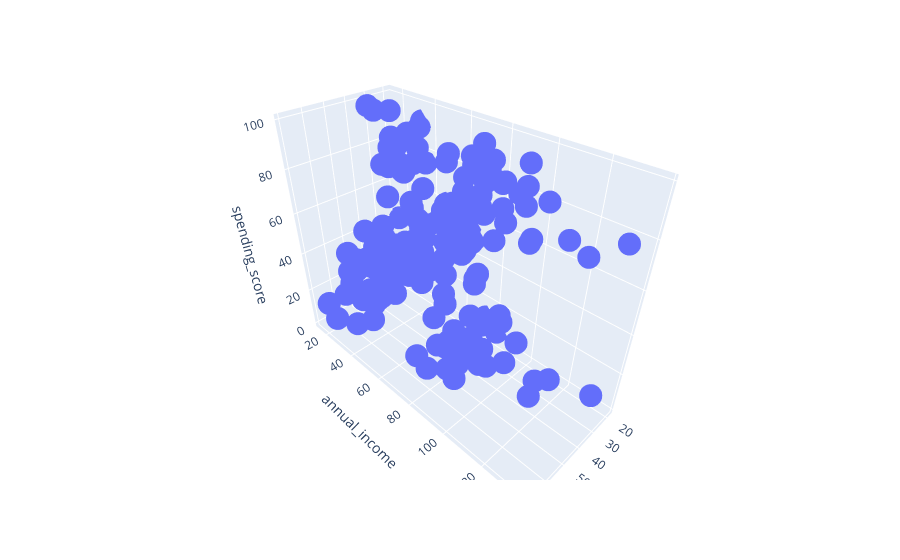

The code cell stored with this chart in its notebook:
### Code cell
import plotly.express as px

fig = px.scatter_3d(df, 
                    x='age',
                    y='annual_income',
                    z='spending_score',
#                     color='gender'
                   )
fig.show();

### Figure 1 — Plotly figure (JSON) as saved in the notebook; plotly's stock layout.template omitted (floating-point values rounded to 4 significant figures; data arrays with more than 128 entries replaced by an {"elided": "..."} marker saying what was removed)
{"data": [{"hovertemplate": "age=%{x}<br>annual_income=%{y}<br>spending_score=%{z}<extra></extra>", "legendgroup": "", "marker": {"color": "#636efa", "symbol": "circle"}, "mode": "markers", "name": "", "scene": "scene", "showlegend": false, "type": "scatter3d", "x": {"elided": "200 int values"}, "y": {"elided": "200 int values"}, "z": {"elided": "200 int values"}}], "layout": {"legend": {"tracegroupgap": 0}, "margin": {"t": 60}, "scene": {"domain": {"x": [0, 1], "y": [0, 1]}, "xaxis": {"title": {"text": "age"}}, "yaxis": {"title": {"text": "annual_income"}}, "zaxis": {"title": {"text": "spending_score"}}}}}
